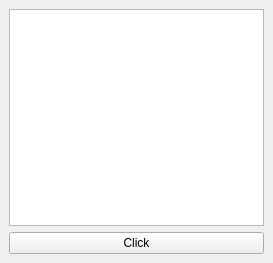
<?xml version="1.0" encoding="UTF-8"?>
<ui version="4.0">
 <class>MainWindow</class>
 <widget class="QMainWindow" name="MainWindow">
  <property name="geometry">
   <rect>
    <x>0</x>
    <y>0</y>
    <width>273</width>
    <height>263</height>
   </rect>
  </property>
  <property name="windowTitle">
   <string>MainWindow</string>
  </property>
  <widget class="QWidget" name="centralwidget">
   <layout class="QVBoxLayout" name="verticalLayout">
    <item>
     <widget class="QListWidget" name="list1"/>
    </item>
    <item>
     <widget class="QPushButton" name="button1">
      <property name="text">
       <string>Click</string>
      </property>
     </widget>
    </item>
   </layout>
  </widget>
 </widget>
 <resources/>
 <connections/>
</ui>
